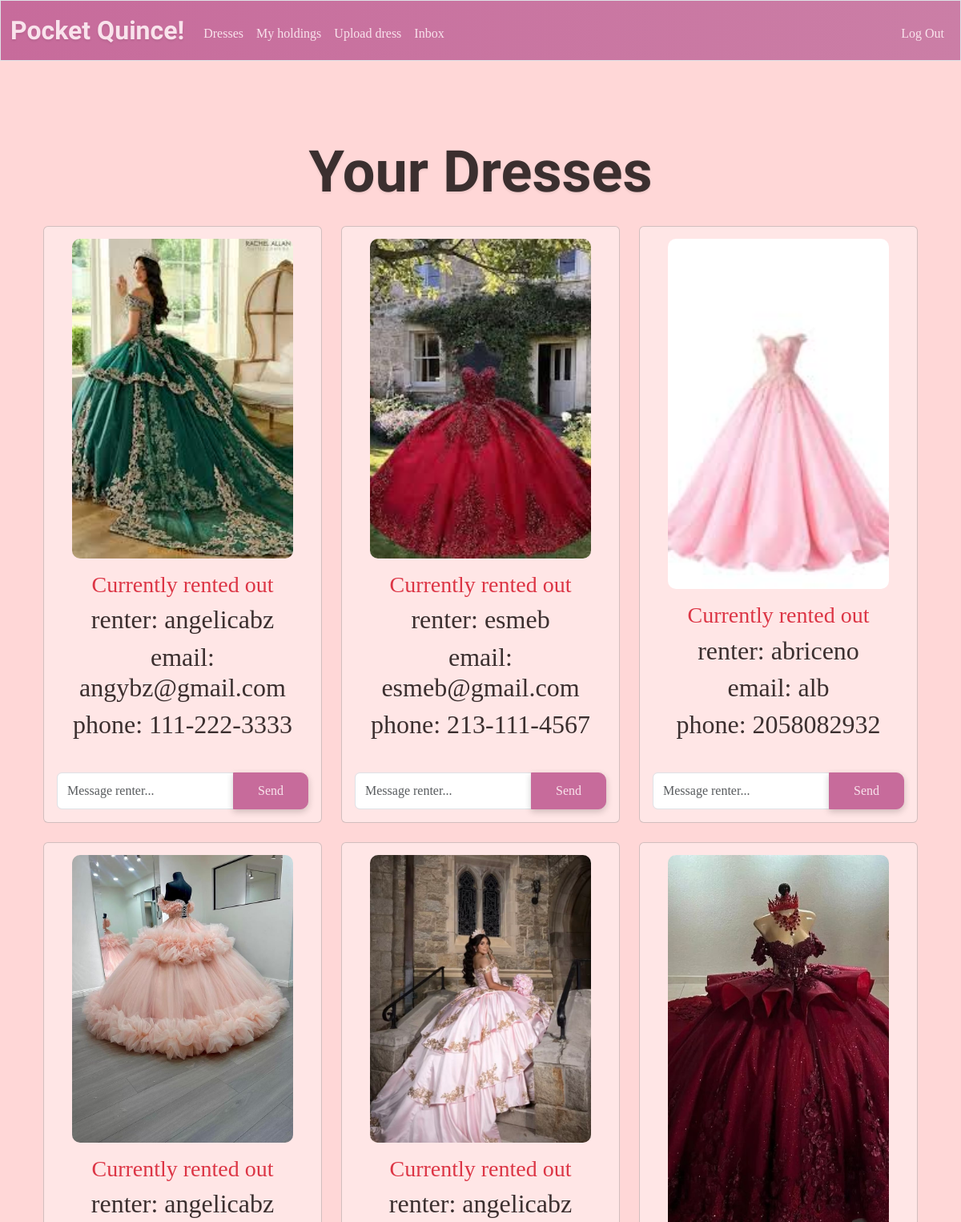
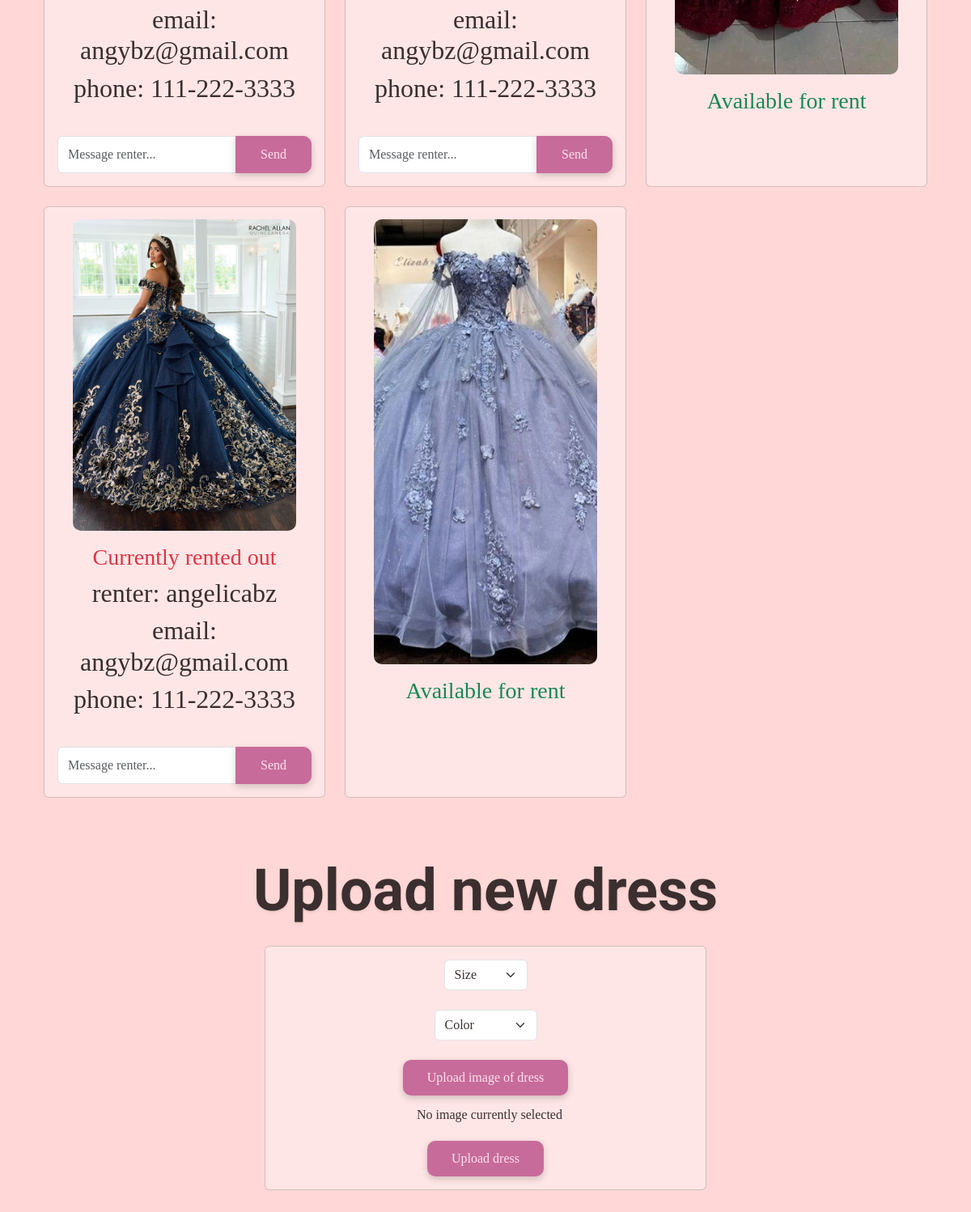
Page /upload (signed in) on the committed database (2 pictures, top to bottom).
### tables this page shows
CREATE TABLE dresses (
    id INTEGER PRIMARY KEY AUTOINCREMENT,
    size TEXT NOT NULL,
    color TEXT NOT NULL,
    owner INTEGER NOT NULL,
    image_url TEXT,
    time_posted TEXT NOT NULL DEFAULT CURRENT_TIMESTAMP,
    FOREIGN KEY (owner) REFERENCES users(id)
);

CREATE TABLE users (
id INTEGER PRIMARY KEY AUTOINCREMENT NOT NULL, 
username TEXT NOT NULL UNIQUE, 
email TEXT NOT NULL, 
phone TEXT NOT NULL, 
hash TEXT NOT NULL
);

### app.py (the view)
@app.route("/upload", methods=["GET", "POST"])
@login_required
def upload():
    if request.method == "POST":
        db = get_db() # Establish database connection to wardrobe.db
        size = request.form.get("size")
        if not size:
            return apology("Must input size")
        color = request.form.get("color")
        if not color:
            return apology("Must input color")
        image = request.files.get("dressImage")
        if not image:
            return apology("Must upload dress image")
        cur = db.execute("INSERT INTO dresses (size, color, owner) VALUES (?,?,?)",
            (size, color, session["user_id"]),)
        db.commit() # Save database changes
        dress_id = cur.lastrowid
        root, ext = os.path.splitext(secure_filename(image.filename))
        filename = f"{dress_id}{ext}"
        filepath = os.path.join(app.config["UPLOAD_FOLDER"], filename)
        image.save(filepath) # Writes image to file path
        image_url = url_for("static", filename=f"uploads/{filename}")
        db.execute("UPDATE dresses SET image_url = ? WHERE id = ?",
            (image_url, dress_id),)
        db.commit() # Commit database changes
        flash("Dress uploaded!")
        return redirect("/") # goes to dress catalog
    else: # Show all dress owned by current user, and renter information if any
        db = get_db() # Establish database connection to wardrobe.db
        dressesBuffer = db.execute("SELECT * FROM dresses WHERE owner = ?", (session["user_id"],)).fetchall()
        dresses = [] # Empty list for dresses to be added to
        for dress in dressesBuffer:
            dress = dict(dress)  # Convert row object to dictionary- so it's not readonly- to allow changes
            renter = db.execute("SELECT users.id as renter_id, users.username, users.email, users.phone FROM users JOIN holdings ON users.id = holdings.user_id WHERE holdings.dress_id = ? AND holdings.rent_end IS NULL", (dress["id"],)).fetchone()
            if renter: # Check if dress is rented out
                dress["renter_id"] = renter["renter_id"]
                dress["renter"] = renter["username"]
                dress["renter_email"] = renter["email"]
                dress["renter_phone"] = renter["phone"]
            else: # Dress is not rented out
                dress["renter_id"] = None
                dress["renter"] = None
                dress["renter_email"] = None
                dress["renter_phone"] = None
            dresses.append(dress) # Add new dress to total list, as dictionary
        return render_template("upload.html", dresses=dresses)

### app.py (called while the page is built)
def get_db():
    if "db" not in g: # Check if database connection already exists
        g.db = sqlite3.connect(DATABASE) # Open database and store connection for reuse
        g.db.row_factory = sqlite3.Row # Enable dictionary-like row access for reading
    return g.db # Return database connection

@app.after_request
def after_request(response):
    response.headers["Cache-Control"] = "no-cache, no-store, must-revalidate"
    response.headers["Expires"] = 0
    response.headers["Pragma"] = "no-cache"
    return response

### help.py (called while the page is built)
def login_required(f):
    @wraps(f)
    def decorated_function(*args, **kwargs):
        if session.get("user_id") is None:
            return redirect("/login")
        return f(*args, **kwargs)
    return decorated_function

### templates/upload.html (shortened to what this page needs)
{% extends "layout.html" %}
{% block main %}
    <h1 class = "imperial mb-4 mt-5">Your Dresses</h1>
    {% if dresses|length == 0 %}
        <h3 class = "body-font">You have not uploaded any dresses yet.</h3>
    {% else %}
        <div class="container">
            <div class="row">
                {% for dress in dresses %}
                    <div class = "col-md-4 mb-4">
                        <div class = "card dress-card">
                            <img class = "catalogImage mx-auto d-block" src = "{{ dress['image_url'] }}">
                            <div class = "card-body">
                                {% if dress.renter_id %}
                                    <h3 class = "body-font text-danger">Currently rented out</h3>
                                    <h2 class = "body-font">{{ "renter: " + dress["renter"] }}</h2>
                                    <h2 class = "body-font">{{ "email: " + dress["renter_email"]}}</h2>
                                    <h2 class = "body-font">{{ "phone: " + dress["renter_phone"]}}</h2>
                                    <br>
                                    <form action="/messages" method="post" class="mt-2">
                                        <div class="input-group">
                                            <input type="text" name="body" class="form-control body-font" placeholder="Message renter..." required>
                                            <button type="submit" class="btn btn-primary btn-sm body-font">Send</button>
                                        </div>
                                    </form>
                                {% else %}
                                    <h3 class = "body-font text-success">Available for rent</h3>
                                {% endif %}
                            </div>
                        </div>
                    </div>
                {% endfor %}
            {% endif %}
    <form action="/upload" method="post" enctype="multipart/form-data">
        <h1 class = "imperial mb-4 mt-5">Upload new dress</h1>
        <div class = " card p-3 text-center upload-card">
            <select class="form-select mx-auto w-auto body-font" name="size" required>
                <option value="" selected="">Size</option>
            </select>
            <br>
            <select class="form-select mx-auto w-auto body-font" name="color" required>
                <option value="" selected="">Color</option>
            </select>
            <br>
            <label for="image_uploads" class = "form-btn btn-primary body-font">Upload image of dress</label>
            <div class = "preview mt-2">
                <p class = "body-font">No image currently selected</p>
            </div>
            <button type="submit" class = "form-btn btn-primary block body-font">Upload dress</button>
        </div>
    </form>
{% endblock %}

### static/style.css (style rules this page uses)
body { background-color: #FFD7D7; }
.imperial { font-family: 'Imperial Script', cursive; text-shadow: 0px 2px 3px rgba(0,0,0,0.08); font-weight: 700; font-size: 450%; color: #3B2F2F; }
.body-font { font-family: 'Merriweather', serif; color: #3B2F2F }
.btn-primary { background-color: #C76B9B; color: #F9E3EC; border-color: #C76B9B; font-size: 1rem; border-radius: 10px; padding: 10px 30px; box-shadow: 0px 3px 8px rgba(0, 0, 0, 0.2); }
.catalogImage { width: 80%; height: 80%; max-height: 550px; object-fit: cover; object-position: center; border-radius: 10px; }
.dress-card { padding-top: 15px; height: 100%; }
.card { background-color: #FFE6E6; }
form p { line-height: 32px; padding-left: 10px; }
form label, form button { background-color: #C76B9B; border: 1px #C76B9B; padding: 5px 10px; border-radius: 900px; box-shadow: 0px 3px 8px rgba(0, 0, 0, 0.2); font-size: 0.8rem; height: auto; display: inline-block; width: auto; cursor: pointer; }
form .upload-card { width: 50%; margin: 0 auto; display: flex; flex-direction: column; align-items: center; }

### rows in the picture
dresses: image_url (picture)
users: username "renter: angelicabz" "renter: angelicabz" "renter: angelicabz" "renter: angelicabz", email "email: angybz@gmail.com" "email: angybz@gmail.com" "email: angybz@gmail.com" "email: angybz@gmail.com", phone "phone: 111-222-3333" "phone: 111-222-3333" "phone: 111-222-3333" "phone: 111-222-3333"
dresses: image_url (picture)
users: username "renter: esmeb", email "email: esmeb@gmail.com", phone "phone: 213-111-4567"
dresses: image_url (picture)
users: username "renter: abriceno", email "email: alb", phone "phone: 2058082932"
dresses: image_url (picture)
dresses: image_url (picture)
dresses: image_url (picture), shows "Available for rent"
dresses: image_url (picture)
dresses: image_url (picture), shows "Available for rent"
